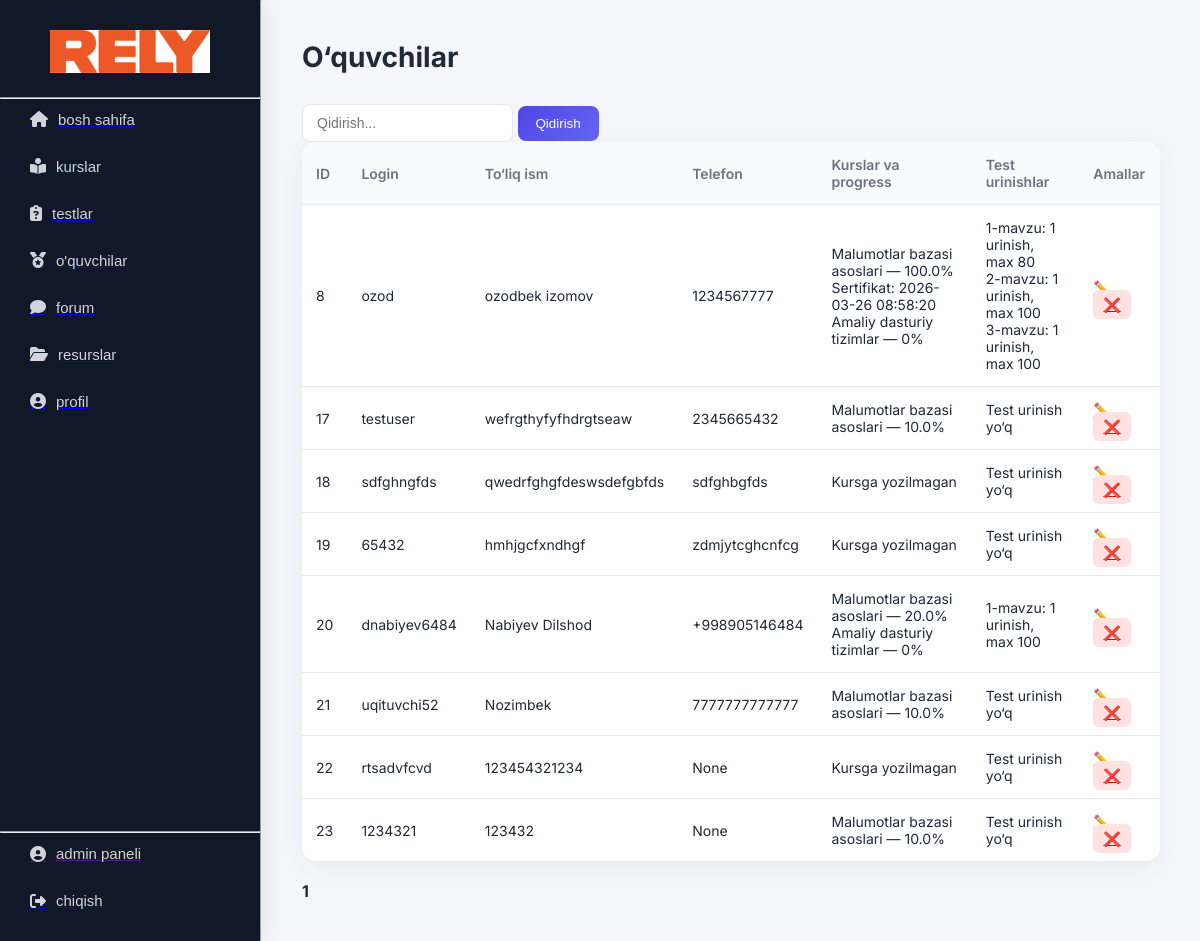
/admin/students (signed in), run on the app's committed database.
### tables this page shows
CREATE TABLE users(
    id INTEGER PRIMARY KEY AUTOINCREMENT,
    login TEXT UNIQUE NOT NULL,
    password TEXT NOT NULL,
    full_name TEXT NOT NULL,
    number TEXT,
    role TEXT NOT NULL DEFAULT 'student',
    date TEXT DEFAULT CURRENT_TIMESTAMP
);

CREATE TABLE courses(
    id INTEGER PRIMARY KEY AUTOINCREMENT,
    name TEXT NOT NULL,
    title TEXT NOT NULL,
    img TEXT
);

CREATE TABLE certificates(
    id INTEGER PRIMARY KEY AUTOINCREMENT,
    user_id INTEGER NOT NULL,
    course_id INTEGER NOT NULL,
    date TEXT DEFAULT CURRENT_TIMESTAMP,
    UNIQUE(user_id, course_id),
    FOREIGN KEY(user_id)
        REFERENCES users(id)
        ON DELETE CASCADE,
    FOREIGN KEY(course_id)
        REFERENCES courses(id)
        ON DELETE CASCADE
);

CREATE TABLE tests(
    id INTEGER PRIMARY KEY AUTOINCREMENT,
    name TEXT NOT NULL,
    title TEXT,
    time INTEGER NOT NULL,
    min_score INTEGER NOT NULL,
    openness TEXT DEFAULT 'open'
);

### routes/admin.py (the view)
@bp.route("/students")
@admin_required
def students():
    conn = get_db()
    c = conn.cursor()
    page = int(request.args.get("page", 1))
    per_page = 40
    offset = (page - 1) * per_page
    search = request.args.get("search", "").strip()
    if search:
        students = c.execute("""
            SELECT * FROM users
            WHERE role='student' AND (login LIKE ? OR full_name LIKE ? OR number LIKE ?)
            LIMIT ? OFFSET ?
        """, (f"%{search}%", f"%{search}%", f"%{search}%", per_page, offset)).fetchall()
        total = c.execute("""
            SELECT COUNT(*) FROM users
            WHERE role='student' AND (login LIKE ? OR full_name LIKE ? OR number LIKE ?)
        """, (f"%{search}%", f"%{search}%", f"%{search}%")).fetchone()[0]
    else:
        students = c.execute("""
            SELECT * FROM users
            WHERE role='student'
            LIMIT ? OFFSET ?
        """, (per_page, offset)).fetchall()
        total = c.execute("""
            SELECT COUNT(*) FROM users
            WHERE role='student'
        """).fetchone()[0]
    students_data = []
    for s in students:
        s_id = s[0]
        courses_info = []
        enrollments = c.execute("""
            SELECT course_id FROM enrollments
            WHERE user_id = ?
        """, (s_id,)).fetchall()
        for e in enrollments:
            course_id = e[0]
            course = c.execute("SELECT name FROM courses WHERE id = ?", (course_id,)).fetchone()
            total_topics = c.execute("""
                SELECT COUNT(*) FROM topics
                WHERE chapter_id IN (
                    SELECT id FROM chapters WHERE course_id = ?
                )
            """, (course_id,)).fetchone()[0]
            learned_topics = c.execute("""
                SELECT COUNT(*) FROM studies
                WHERE user_id = ? AND topic_id IN (
                    SELECT id FROM topics
                    WHERE chapter_id IN (
                        SELECT id FROM chapters WHERE course_id = ?
                    )
                )
            """, (s_id, course_id)).fetchone()[0]
            percent_done = 0
            if total_topics > 0:
                percent_done = round(learned_topics / total_topics * 100, 1)
            cert = c.execute("""
                SELECT date FROM certificates
                WHERE user_id = ? AND course_id = ?
            """, (s_id, course_id)).fetchone()
            courses_info.append({
                "course_id": course_id,
                "course_name": course[0],
                "percent_done": percent_done,
                "certificate_date": cert[0] if cert else None
            })
        test_stats = c.execute("""
            SELECT e.test_id, t.name, COUNT(e.id) as attempts, MAX(e.score) as max_score
            FROM exams e
            JOIN tests t ON e.test_id = t.id
            WHERE e.user_id = ?
            GROUP BY e.test_id
        """, (s_id,)).fetchall()
        students_data.append((s, courses_info, test_stats))
    conn.close()
    total_pages = math.ceil(total / per_page)
    return render_template(
        "admin/students.html",
        students=students_data,
        page=page,
        total_pages=total_pages,
        search=search
    )

### routes/admin.py (called while the page is built)
def admin_required(f):
    from functools import wraps
    @wraps(f)
    def decorated_function(*args, **kwargs):
        if session.get("role") != "admin":
            return redirect("/")
        return f(*args, **kwargs)
    return decorated_function

def get_db():
    conn = sqlite3.connect("database.db")
    conn.execute("PRAGMA foreign_keys = ON")
    return conn

### templates/admin/students.html (shortened to what this page needs)
{% extends "admin_base.html" %}
{% block content %}
<h1 class="dash-title">O‘quvchilar</h1>
<div class="topbar">
    <form method="get">
        <input class="search" type="text" name="search" placeholder="Qidirish..." value="{{ search }}">
        <button class="add-btn">Qidirish</button>
    </form>
</div>
<table class="table">
    <tr>
        <th>ID</th>
        <th>Login</th>
        <th>To‘liq ism</th>
        <th>Telefon</th>
        <th>Kurslar va progress</th>
        <th>Test urinishlar</th>
        <th>Amallar</th>
    </tr>
    {% for s, courses_info, test_stats in students %}
    <tr>
        <td>{{ s[0] }}</td>
        <td>{{ s[1] }}</td>
        <td>{{ s[3] }}</td>
        <td>{{ s[4] }}</td>
        <td>
            {% if courses_info %}
                {% for c in courses_info %}
                    {{ c.course_name }} — {{ c.percent_done }}%
                    {% if c.certificate_date %}
                        <span class="badge-success">Sertifikat: {{ c.certificate_date }}</span>
                    {% endif %}
                    <br>
                {% endfor %}
            {% else %}
                <span class="text-muted">Kursga yozilmagan</span>
            {% endif %}
        </td>
        <td>
            {% if test_stats %}
                {% for t in test_stats %}
                        {{ t[1] }}: {{ t[2] }} urinish, max {{ t[3] }}
                    <br>
                {% endfor %}
            {% else %}
                <span class="text-muted">Test urinish yo‘q</span>
            {% endif %}
        </td>
        <td>
            <a href="/admin/students/{{ s[0] }}/edit" class="mini">✏️</a>
            <a href="/admin/students/{{ s[0] }}/delete" class="mini-danger" onclick="return confirm('O‘chirishni tasdiqlaysizmi?')">❌</a>
        </td>
    </tr>
    {% endfor %}
</table>
<div class="pagination">
    {% for p in range(1, total_pages + 1) %}
        {% if p == page %}
            <strong>{{ p }}</strong>
        {% else %}
            <a href="?page={{ p }}">{{ p }}</a>
        {% endif %}
    {% endfor %}
</div>
{% endblock %}

### static/css/admin.css (style rules this page uses)
:root { --bg: #f4f6fb; --sidebar: #111827; --sidebar-hover: #1f2937; --primary: #4f46e5; --primary-light: #6366f1; --text: #1f2937; --text-light: #6b7280; --white: #ffffff; --border: #e5e7eb; --radius: 14px; }
* { margin: 0; padding: 0; box-sizing: border-box; }
body { font-family: 'Inter', sans-serif; background: var(--bg); color: var(--text); }
.dash-title { font-size: 28px; font-weight: 700; margin-bottom: 30px; }
.table { width: 100%; border-collapse: collapse; background: var(--white); border-radius: var(--radius); overflow: hidden; box-shadow: 0 6px 25px rgba(0,0,0,0.05); }
.table th { background: #f9fafb; text-align: left; padding: 14px; font-weight: 600; font-size: 14px; color: var(--text-light); }
.table td { padding: 14px; border-top: 1px solid var(--border); font-size: 14px; }
.add-btn { background: linear-gradient(135deg, var(--primary), var(--primary-light)); color: white; padding: 10px 18px; border: none; border-radius: 8px; cursor: pointer; font-weight: 500; transition: 0.3s ease; }
.pagination { display: flex; gap: 8px; margin-top: 20px; }
.topbar { display: flex; justify-content: space-between; }
.search { padding: 10px 14px; border-radius: 8px; border: 1px solid var(--border); font-size: 14px; transition: 0.2s ease; }
.mini-danger { background: #fee2e2; color: #b91c1c; border: none; padding: 6px 10px; border-radius: 6px; cursor: pointer; }

### data on the page
users: id "8", login "ozod", full_name "ozodbek izomov", number "1234567777", percent_done "100.0"
courses: course_name "Malumotlar bazasi asoslari", course_name "Malumotlar bazasi asoslari", percent_done "10.0", percent_done "20.0"
certificates: certificate_date "2026-03-26 08:58:20"
courses: course_name "Amaliy dasturiy tizimlar", percent_done "0"
tests: name "1-mavzu", t "1", t "80", t "100"
tests: name "2-mavzu", t "1", t "100"
tests: name "3-mavzu", t "1", t "100"
users: id "17", login "testuser", full_name "wefrgthyfyfhdrgtseaw", number "2345665432", shows "Test urinish yo‘q"
users: id "18", login "sdfghngfds", full_name "qwedrfghgfdeswsdefgbfds", number "sdfghbgfds", shows "Kursga yozilmagan", shows "Test urinish yo‘q"
users: id "19", login "65432", full_name "hmhjgcfxndhgf", number "zdmjytcghcnfcg", shows "Kursga yozilmagan", shows "Test urinish yo‘q"
users: id "20", login "dnabiyev6484", full_name "Nabiyev Dilshod", number "+998905146484"
users: id "21", login "uqituvchi52", full_name "Nozimbek", number "7777777777777", shows "Test urinish yo‘q"
users: id "22", login "rtsadvfcvd", full_name "123454321234", s "None", shows "Kursga yozilmagan", shows "Test urinish yo‘q"
users: id "23", login "1234321", full_name "123432", s "None", shows "Test urinish yo‘q"

### other printed values
{{ p }} "1"
